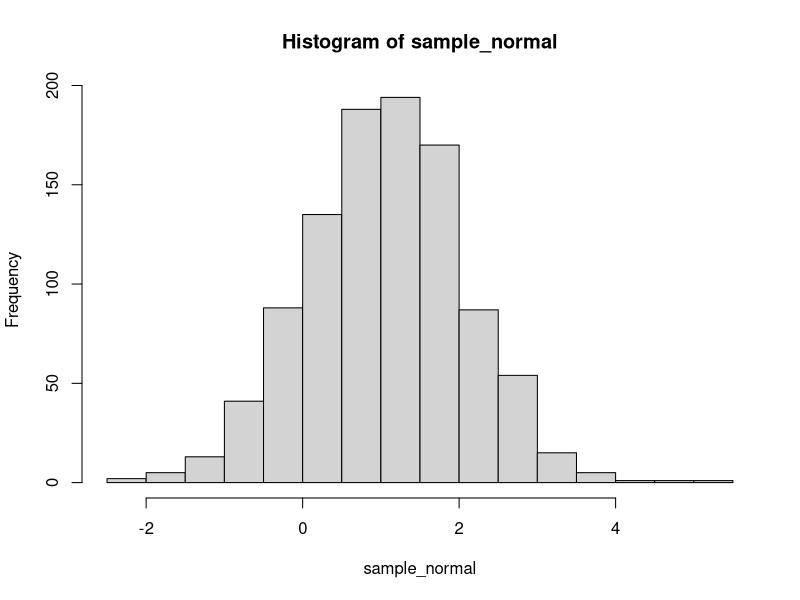
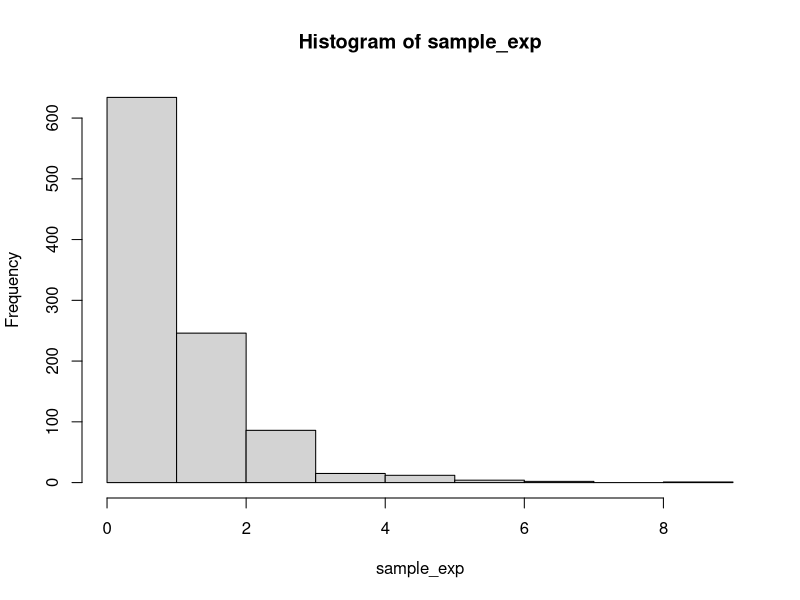
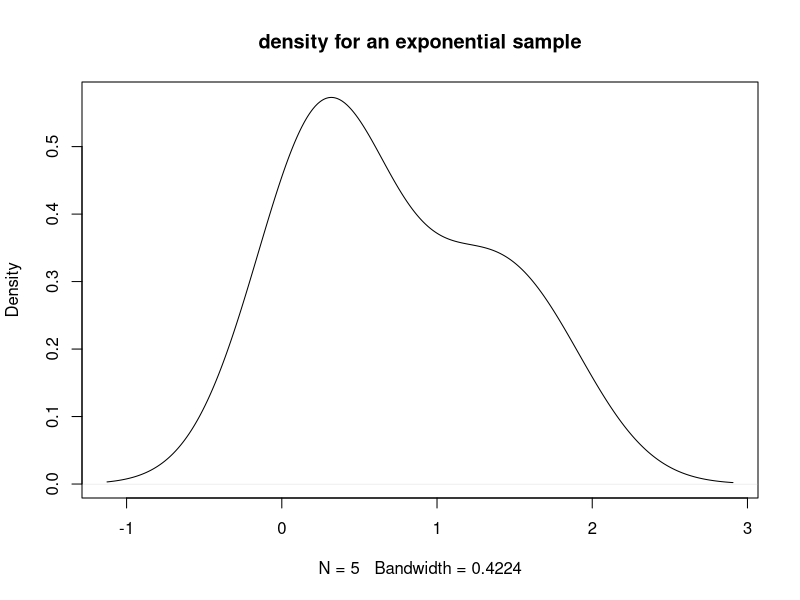
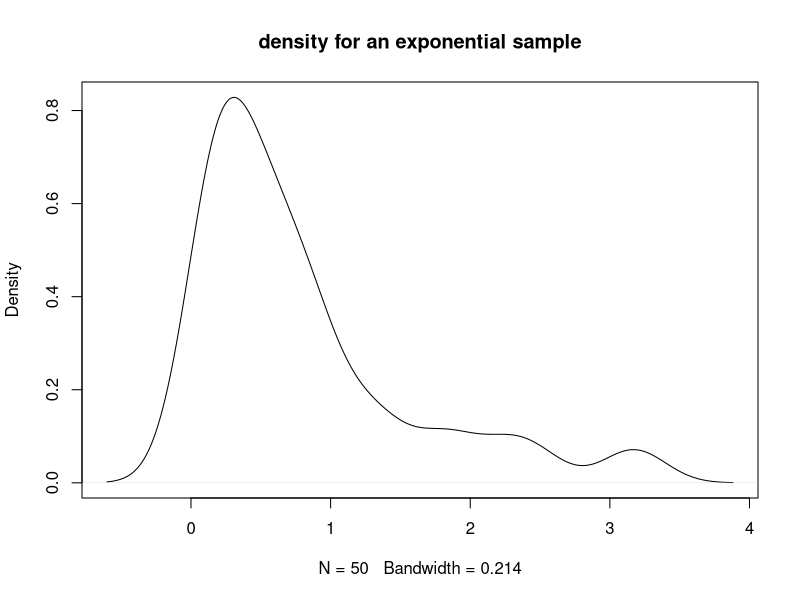
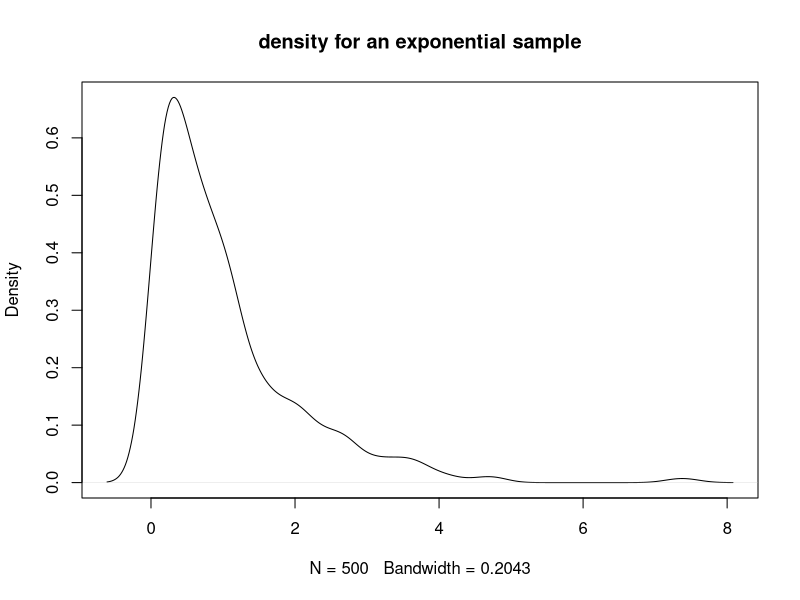
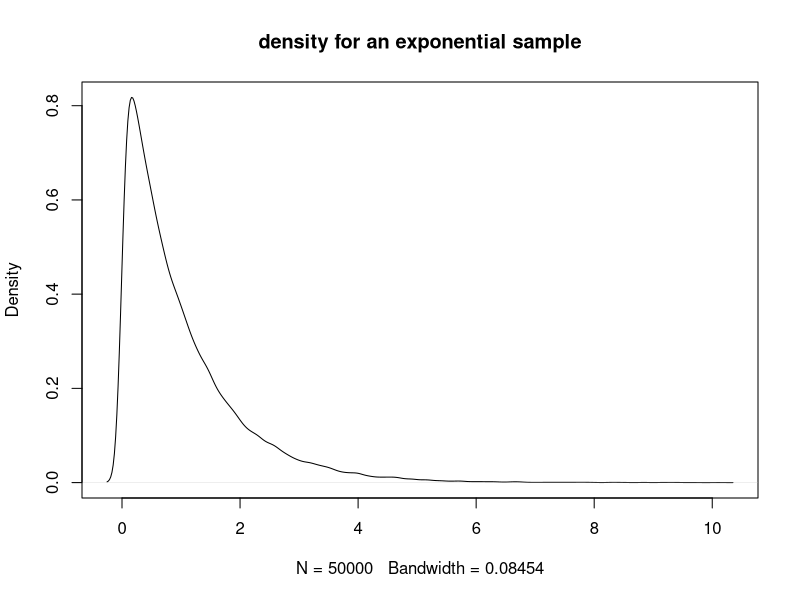
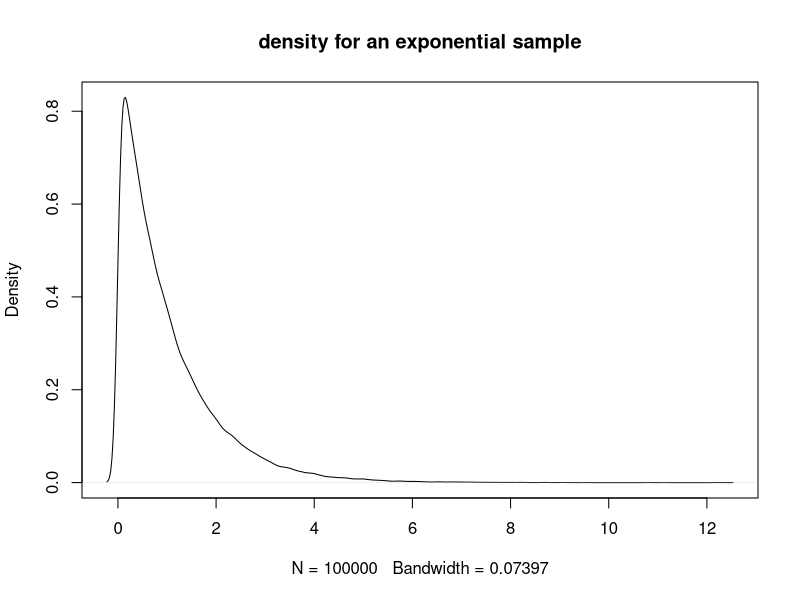
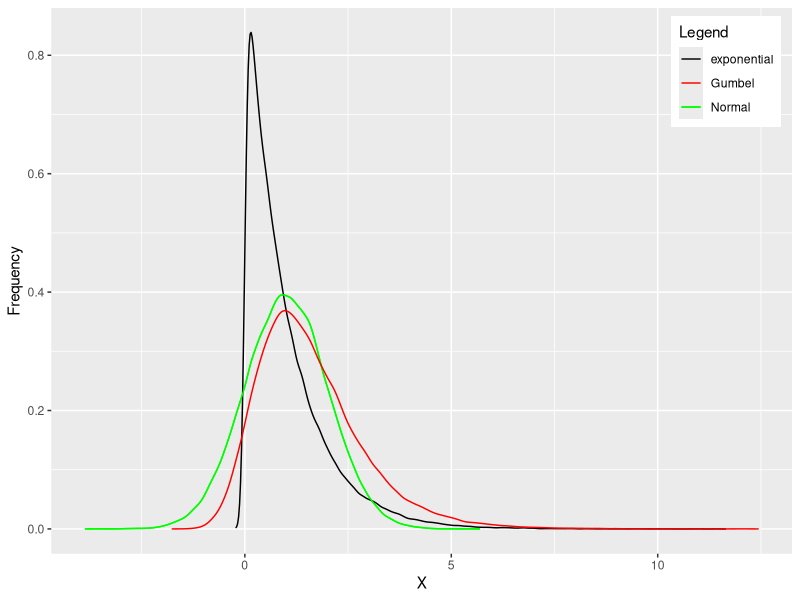

Here is the R script that generated these plots, in order:
library(ggplot2)
library(tibble)
library(evd)

#Question 1)
"Simulate 2 samples of size n of independent random variables,
normal and exponential distributions, respectively, having the
same mean and variance."

n=1000
mu=1
sd=1
sample_normal=rnorm(n,mu,sd)
# For exponential, mean = 1/lambda and variance = 1/(lambda^2)
# In  the function rexp the parameter lambda is called rate.
lambda=1
sample_exp=rexp(n,rate=lambda)
hist(sample_normal)
hist(sample_exp)

#Question 2)
"Simulate the probability density function of the exponential
sample for n = 5, 50, 500, 50000, 100000. What do you observe
for the empirical mean?"


n_vec=c(5,50,500,50000,100000)
for (n in n_vec){
  print("for n = ")
  print(n)
  sample_exp=rexp(n, rate = lambda)
  density_exp=density(sample_exp)
  print("the mean is : ")
  print(mean(sample_exp))
  plot(density_exp, main="density for an exponential sample")
}

#For n increasing , the density is getting closer to the real density of the exponantial distribution.
#Furthermore, for n increasing, the empirical mean is getting closer to the true mean, this is an application
# of the Law of Large Numbers.


#Question 3)
"Focus on the maxima: what do you observe when taking the
case not only of the exponential, but also the normal case,
representing them on the same plot. Add also on this plot the
Gumbel distribution and compare the 3 distribution tails."
n=100000
sample_normal = rnorm(n,mu,sd)
sample_exp = rexp(n, rate = lambda)
sample_gumbel = rgumbel(n, loc=1, scale=1) #mean= loc, sigma=scale
density_normal = density(sample_normal)
density_exp = density(sample_exp)
density_gumbel = density(sample_gumbel)

normal_data = tibble(density_normal$x, density_normal$y)
eponential_data = tibble(density_exp$x, density_exp$y)
gumbel_data= tibble(density_gumbel$x, density_gumbel$y)

ggplot(normal_data, aes(x = density_normal$x, y = density_normal$y, color = 'Normal')) + 
  geom_line() +
  geom_line(aes(x = density_exp$x, y = density_exp$y, color = 'exponential'), data = eponential_data) + 
  geom_line() +
  geom_line(aes(x = density_gumbel$x, y = density_gumbel$y, color = 'Gumbel'), data = gumbel_data) + 
  labs(x = "X", y = "Frequency") + 
  scale_color_manual(name="Legend", values = c("black","red","green")) + 
  theme(legend.position = c(0.985, 0.985), legend.justification = c("right", "top"))

#Exponential has very small tail, normal has smaller tail, and gumbel has a heavier tail. 

number_iteration=10000
n=10000
max_normal=c()
max_exp=c()
max_gumbel=c()
for (i in 1:number_iteration){
  sample_normal = rnorm(n,mu,sd)
  sample_exp = rexp(n, rate = lambda)
  sample_gumbel = rgumbel(n, loc=1, scale=1)
  max_normal[i]=max(sample_normal)
  max_exp[i]=max(sample_exp)
  max_gumbel[i]=max(sample_gumbel)
}

density_normal = density(max_normal)
density_exp = density(max_exp)
density_gumbel = density(max_gumbel)

normal_data = tibble(density_normal$x, density_normal$y)
eponential_data = tibble(density_exp$x, density_exp$y)
gumbel_data= tibble(density_gumbel$x, density_gumbel$y)

ggplot(normal_data, aes(x = density_normal$x, y = density_normal$y, color = 'Normal')) + 
  geom_line() +
  geom_line(aes(x = density_exp$x, y = density_exp$y, color = 'exponential'), data = eponential_data) + 
  geom_line() +
  geom_line(aes(x = density_gumbel$x, y = density_gumbel$y, color = 'Gumbel'), data = gumbel_data) + 
  labs(x = "X", y = "Frequency") + 
  scale_color_manual(name="Legend", values = c("black","red","green")) + 
  theme(legend.position = c(0.985, 0.985), legend.justification = c("right", "top"))
